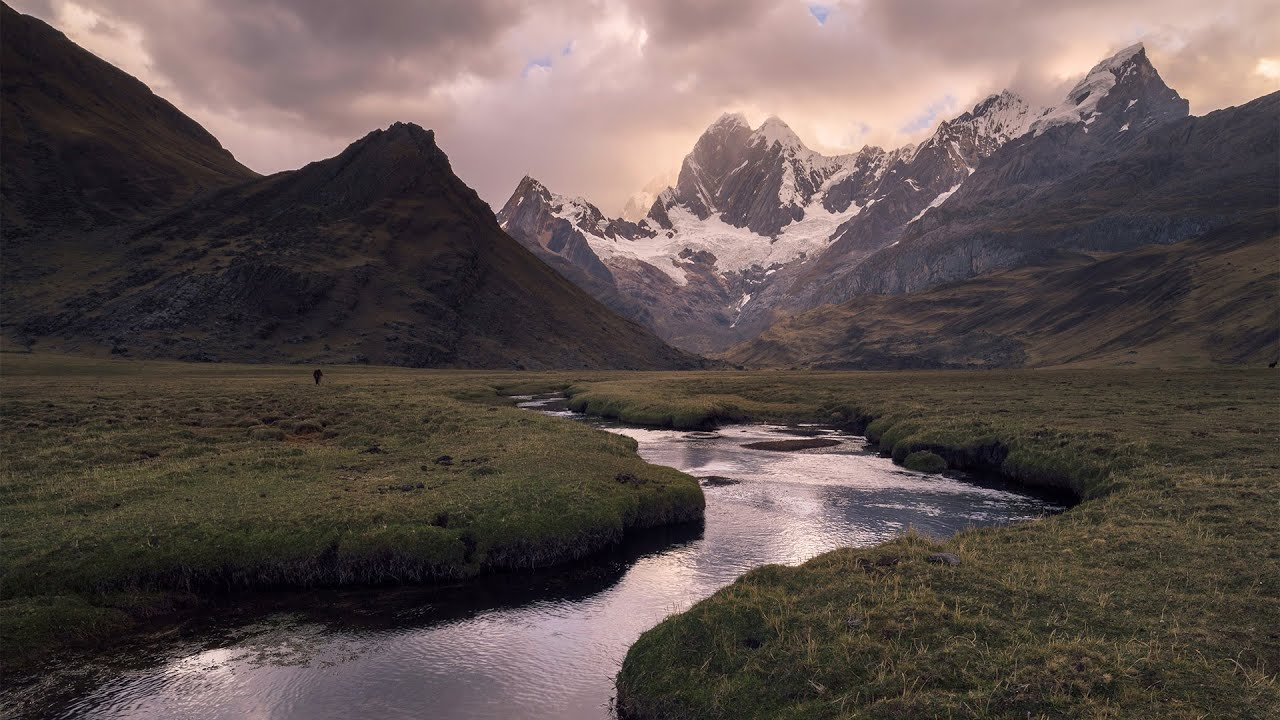
#> input picture TestImages/landscape.jpg, 1280 x 720 px
$ python EdgeDetection.py
#> lines starting #> are read from the running program, lines starting #| are printed output that depends on the picture
import cv2
import numpy as np

input_image = "TestImages/landscape.jpg"

# Callback function for trackbar
def update_threshold(val):
    threshold1 = cv2.getTrackbarPos('Threshold', 'Canny Edge Detection')
    threshold2 = 2 * threshold1
    thickness = cv2.getTrackbarPos('Thickness', 'Canny Edge Detection')
    edges = cv2.Canny(image, threshold1, threshold2)

    # make edges thicker
    kernel = np.ones((2, 2), np.uint8)
    edges = cv2.dilate(edges, kernel, iterations=thickness)

    # Invert the image so that the edges are black
    edges = cv2.bitwise_not(edges)

    cv2.imshow('Canny Edge Detection', edges)

# Read the image
image = cv2.imread(input_image, cv2.IMREAD_GRAYSCALE)
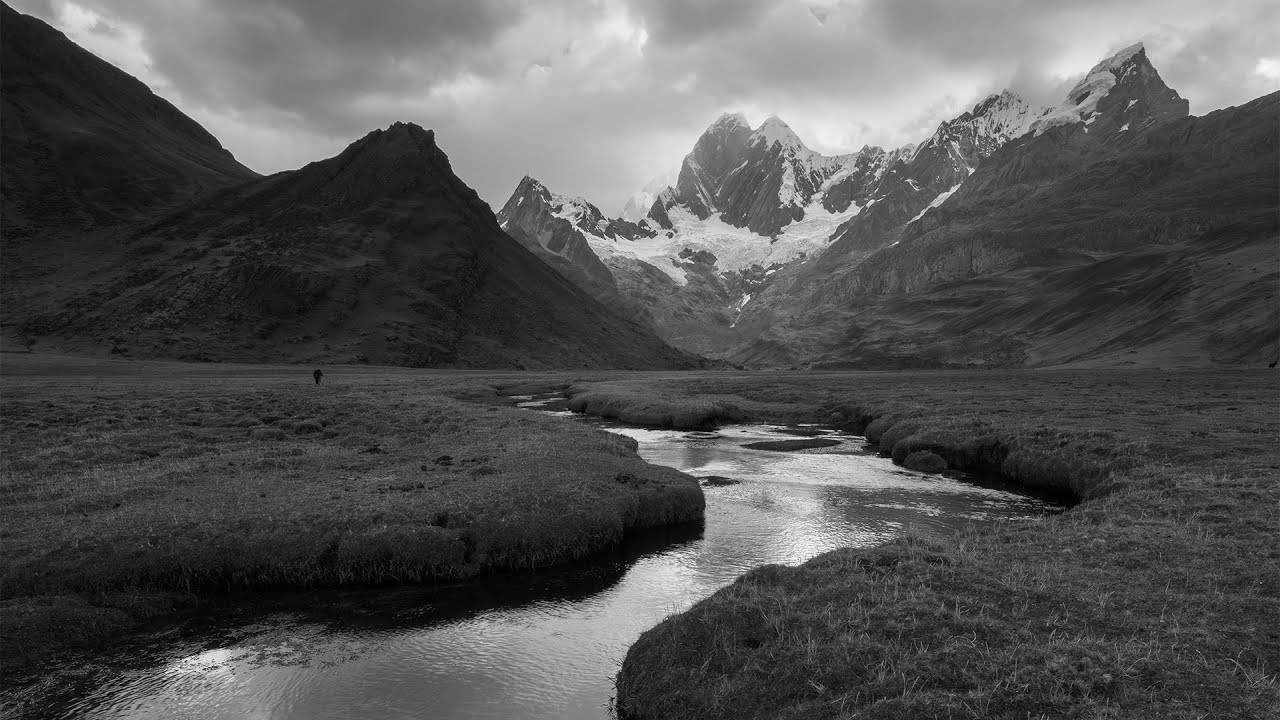
#> image: shape (720, 1280); min 0, max 255, mean 84

# Create a window
cv2.namedWindow('Canny Edge Detection', cv2.WINDOW_NORMAL)

# Resize the window to fit the screen
height = 800
width = int(image.shape[1]/image.shape[0]*height)
#> width = 1422
cv2.resizeWindow('Canny Edge Detection', width, height)

# Create a trackbar for threshold value and edge thickness
cv2.createTrackbar('Threshold', 'Canny Edge Detection', 0, 255, update_threshold)
cv2.createTrackbar('Thickness', 'Canny Edge Detection', 0, 10, update_threshold)

# Initialize the threshold value
threshold1 = cv2.getTrackbarPos('Threshold', 'Canny Edge Detection')
threshold2 = 2 * threshold1

# Perform initial edge detection
edges = cv2.Canny(image, threshold1, threshold2)
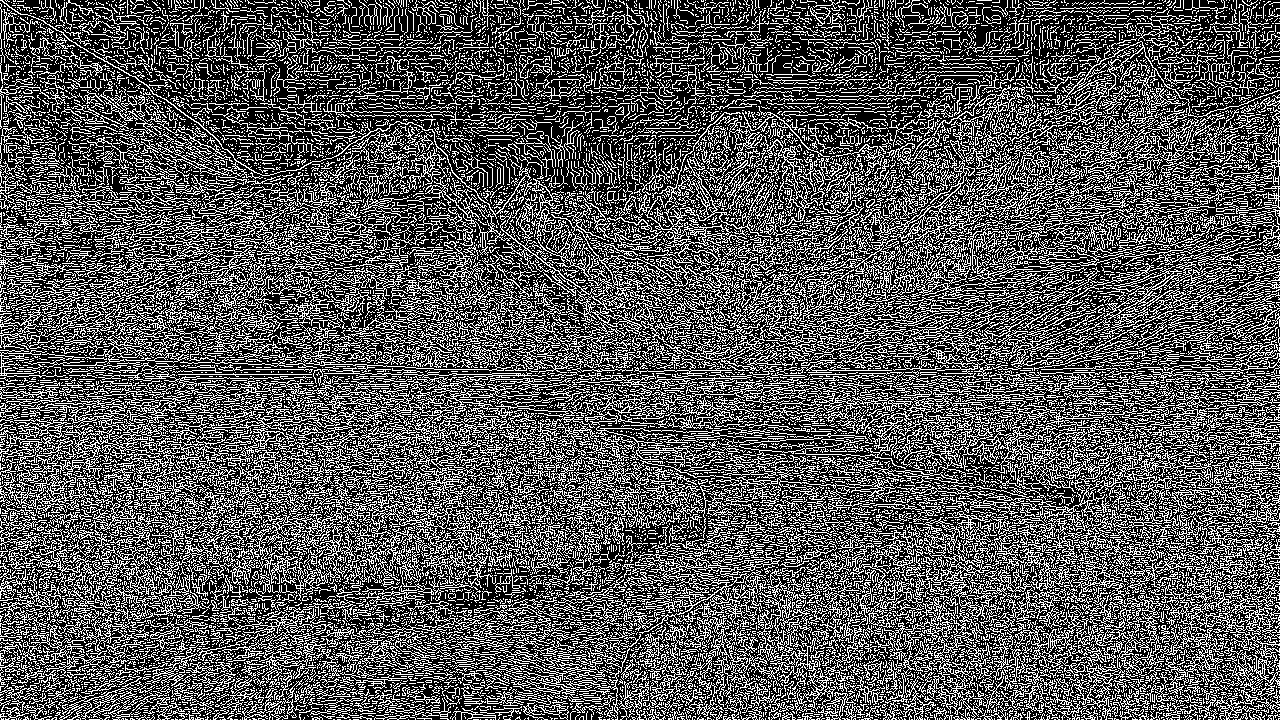
#> edges: shape (720, 1280); 33.8% white in thin lines or dots
edges = cv2.bitwise_not(edges)
#> edges: shape (720, 1280); 66.2% white; black in thin lines or dots
cv2.imshow('Canny Edge Detection', edges)

# Wait until the user presses 'Esc' key
while cv2.waitKey(0) != 27:
#> (key Esc is pressed here)
    pass

# Close all windows
cv2.destroyAllWindows()
